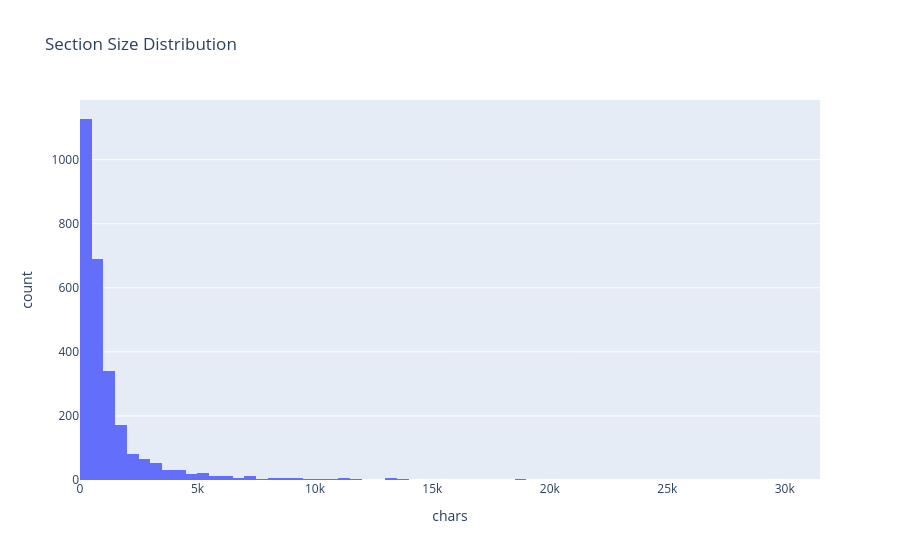

The code cell stored with this chart in its notebook:
### Markdown cell above
The documentation has already been split along semantic Markdown section boundaries. These sections are treated as the primary retrieval units because they preserve the original document structure and topic hierarchy.

Before applying any additional splitting, section-size distributions are measured to characterize the corpus and identify sections that require further chunking.

### Code cell
section_size_df = clean_sections_df[
    ["path", "section_index", "level", "section_title", "section_text"]
].copy()

section_size_df["chars"] = section_size_df["section_text"].str.len()

section_size_df["words"] = section_size_df["section_text"].str.split().str.len()


print(
    f"Sections: {len(section_size_df):,}\n"
    f"Median chars: {section_size_df['chars'].median():,.0f}\n"
    f"P90 chars: {section_size_df['chars'].quantile(0.9):,.0f}\n"
    f"P95 chars: {section_size_df['chars'].quantile(0.95):,.0f}\n"
    f"P99 chars: {section_size_df['chars'].quantile(0.99):,.0f}\n"
    f"Maximum chars: {section_size_df['chars'].max():,}"
)

display(section_size_df.sort_values("chars", ascending=False).head(20))

fig = px.histogram(section_size_df, x="chars", nbins=100, title="Section Size Distribution")

fig.show()

### Figure 1 — Plotly figure (JSON) as saved in the notebook; plotly's stock layout.template omitted (floating-point values rounded to 4 significant figures; data arrays with more than 128 entries replaced by an {"elided": "..."} marker saying what was removed)
{"data": [{"bingroup": "x", "hovertemplate": "chars=%{x}<br>count=%{y}<extra></extra>", "legendgroup": "", "marker": {"color": "#636efa", "pattern": {"shape": ""}}, "name": "", "nbinsx": 100, "orientation": "v", "showlegend": false, "type": "histogram", "x": {"elided": "2735 int values"}, "xaxis": "x", "yaxis": "y"}], "layout": {"barmode": "relative", "legend": {"tracegroupgap": 0}, "title": {"text": "Section Size Distribution"}, "xaxis": {"anchor": "y", "domain": [0, 1], "title": {"text": "chars"}}, "yaxis": {"anchor": "x", "domain": [0, 1], "title": {"text": "count"}}}}
